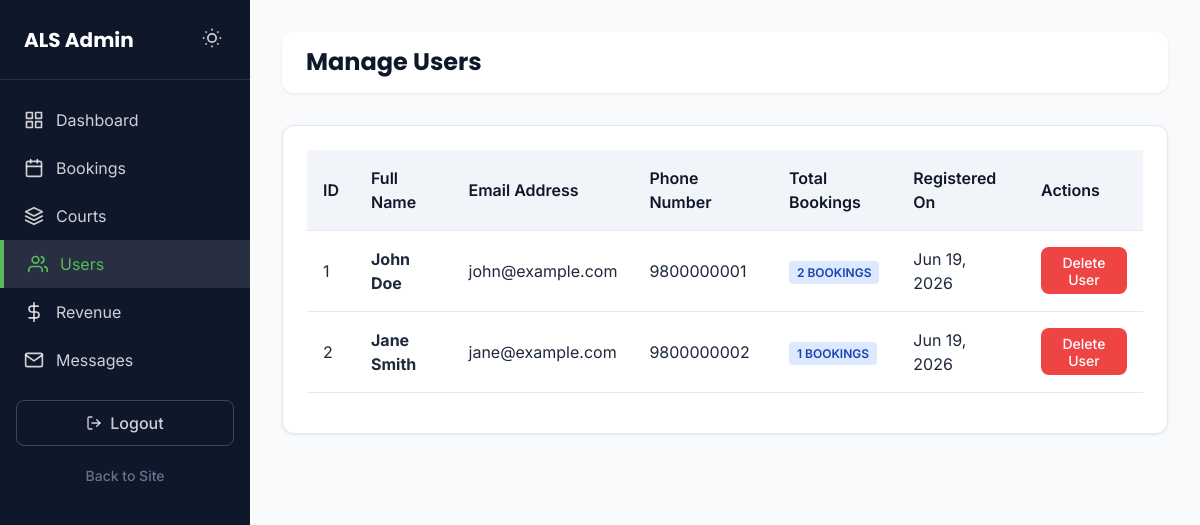
The app's page /admin/users.php (signed in) with its own data.
### tables this page shows
CREATE TABLE IF NOT EXISTS users (
    id INT AUTO_INCREMENT PRIMARY KEY,
    full_name VARCHAR(100) NOT NULL,
    email VARCHAR(255) NOT NULL UNIQUE,
    phone VARCHAR(10) NOT NULL UNIQUE,
    password VARCHAR(255) NOT NULL,
    created_at TIMESTAMP DEFAULT CURRENT_TIMESTAMP,
    updated_at TIMESTAMP DEFAULT CURRENT_TIMESTAMP ON UPDATE CURRENT_TIMESTAMP,
    INDEX idx_phone (phone),
    INDEX idx_email (email)
);

### admin/users.php (the view, shortened to what this page needs)
<?php
require_once '../includes/db.php';
$users = $conn->query("
    SELECT u.*, COUNT(b.id) as total_bookings
    FROM users u
    LEFT JOIN bookings b ON u.id = b.user_id
    GROUP BY u.id
    ORDER BY u.created_at DESC
")->fetch_all(MYSQLI_ASSOC);
?>
<!DOCTYPE html>
<html lang="en">
<head>
    <link rel="stylesheet" href="../assets/css/style.css">
</head>
<body>
<div class="admin-layout">
    <?php include '../includes/admin_sidebar.php'; ?>
    <div class="admin-main">
        <div class="admin-header">
            <h2>Manage Users</h2>
        </div>
        <div class="card">
            <div class="table-responsive">
                <table class="table">
                    <thead>
                        <tr>
                            <th>ID</th>
                            <th>Full Name</th>
                            <th>Email Address</th>
                            <th>Phone Number</th>
                            <th>Total Bookings</th>
                            <th>Registered On</th>
                            <th>Actions</th>
                        </tr>
                    </thead>
                    <tbody>
                        <?php if(count($users) > 0): ?>
                            <?php foreach($users as $u): ?>
                            <tr>
                                <td><?php echo $u['id']; ?></td>
                                <td><strong><?php echo htmlspecialchars($u['full_name']); ?></strong></td>
                                <td><?php echo htmlspecialchars($u['email']); ?></td>
                                <td><?php echo htmlspecialchars($u['phone']); ?></td>
                                <td>
                                    <span class="badge badge-primary"><?php echo $u['total_bookings']; ?> Bookings</span>
                                </td>
                                <td><?php echo date('M j, Y', strtotime($u['created_at'])); ?></td>
                                <td>
                                    <button onclick="deleteUser(<?php echo $u['id']; ?>)" class="btn btn-danger btn-sm">Delete User</button>
                                </td>
                            </tr>
                            <?php endforeach; ?>
                        <?php else: ?>
                            <tr><td colspan="7" class="text-center">No users found.</td></tr>
                        <?php endif; ?>
                    </tbody>
                </table>
            </div>
        </div>
    </div>
</div>
</body>
</html>

### assets/css/style.css (style rules this page uses)
:root { --primary-green: #5cb85c; --primary-green-hover: #4cae4c; --dark-navy: #0f172a; --card-bg: #ffffff; --page-bg: #f8fafc; --text-primary: #1e293b; --text-secondary: #64748b; --danger: #ef4444; --warning: #f59e0b; --success: #22c55e; --border-color: #e2e8f0; --heading-color: #0f172a; --table-header-bg: #f1f5f9; --radius-card: 12px; --radius-btn: 8px; --radius-input: 6px; --shadow-sm: 0 1px 3px rgba(0,0,0,0.08); --shadow-md: 0 4px 6px -1px rgba(0,0,0,0.1), 0 2px 4px -1px rgba(0,0,0,0.06); --shadow-lg: 0 10px 15px -3px rgba(0,0,0,0.1), 0 4px 6px -2px rgba(0,0,0,0.05); --transition: 0.2s ease; }
* { margin: 0; padding: 0; box-sizing: border-box; }
body { font-family: 'Inter', sans-serif; background-color: var(--page-bg); color: var(--text-primary); line-height: 1.5; min-height: 100vh; display: flex; flex-direction: column; }
h1, h2, h3, h4, h5, h6 { font-family: 'Poppins', sans-serif; font-weight: 700; line-height: 1.2; color: var(--heading-color); }
.btn { display: inline-flex; align-items: center; justify-content: center; padding: 0.625rem 1.25rem; font-size: 1rem; font-weight: 500; font-family: 'Inter', sans-serif; border-radius: var(--radius-btn); border: 1px solid transparent; cursor: pointer; transition: var(--transition); text-align: center; }
.btn-danger { background-color: var(--danger); color: white; }
.btn-sm { padding: 0.35rem 0.75rem; font-size: 0.875rem; }
.card { background: var(--card-bg); border-radius: var(--radius-card); box-shadow: var(--shadow-sm); padding: 1.5rem; transition: var(--transition); border: 1px solid var(--border-color); }
.table-responsive { overflow-x: auto; }
.table { width: 100%; border-collapse: collapse; margin-bottom: 1rem; }
.table th, .table td { padding: 1rem; text-align: left; border-bottom: 1px solid var(--border-color); }
.table th { background-color: var(--table-header-bg); font-weight: 600; color: var(--heading-color); }
.badge { padding: 0.25rem 0.5rem; border-radius: 4px; font-size: 0.75rem; font-weight: 600; text-transform: uppercase; }
.badge-primary { background: #dbeafe; color: #1e40af; }
.admin-layout { display: flex; min-height: 100vh; }
.admin-main { flex: 1; background: var(--page-bg); overflow-y: auto; padding: 2rem; }
.admin-header { display: flex; justify-content: space-between; align-items: center; flex-wrap: wrap; gap: 1rem; margin-bottom: 2rem; background: var(--card-bg); padding: 1rem 1.5rem; border-radius: var(--radius-card); box-shadow: var(--shadow-sm); }

### records on screen
users: id "1", full_name "John Doe", email "john@example.com", phone "9800000001", total_bookings "2", created_at "Jun 19, 2026"
users: id "2", full_name "Jane Smith", email "jane@example.com", phone "9800000002", total_bookings "1", created_at "Jun 19, 2026"
